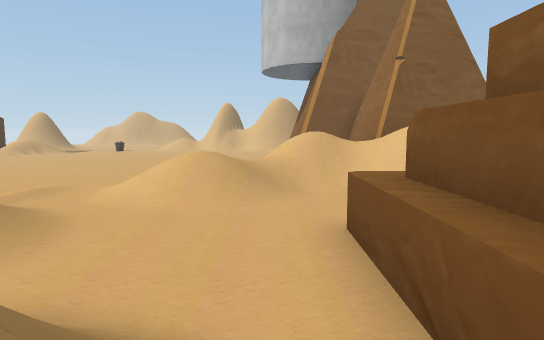
[1] (above)

22 first-person views from a walk through a scene from a Unity 3-D project. The camera is 1.3 m above the floor, tilts 6° down and sees 75° across. The floor is counted in squares, 2 m on a side. Each view is taken from the middle of a square. On the plan, view 1 faces up. The plan holds only what a view shows up to about 10 squares ahead; the rest is blank. The place goes on beyond the plan. The player character is not drawn. Some surface patterns are stand-ins.

[2]
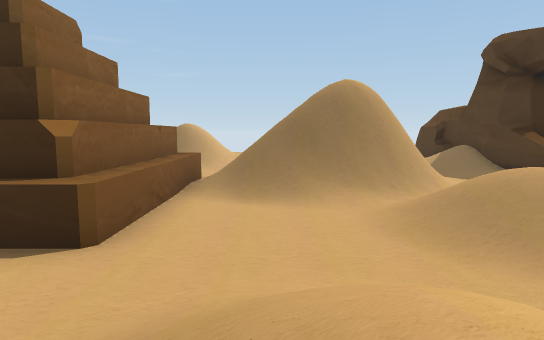

[3]
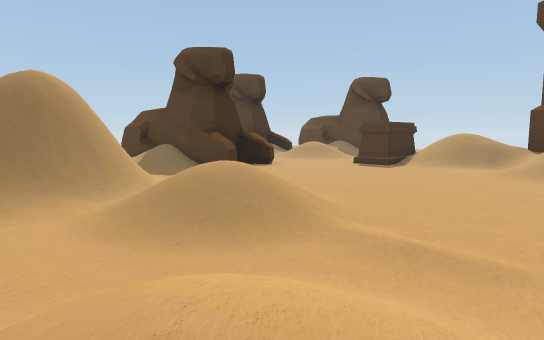

[4]
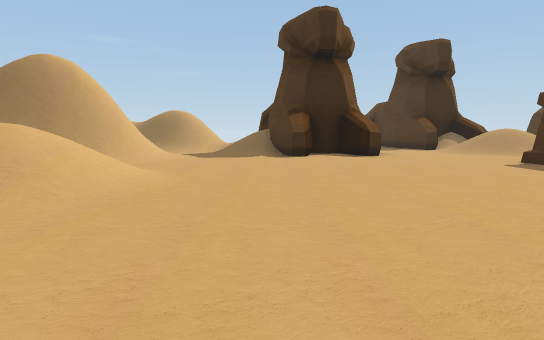

[5]
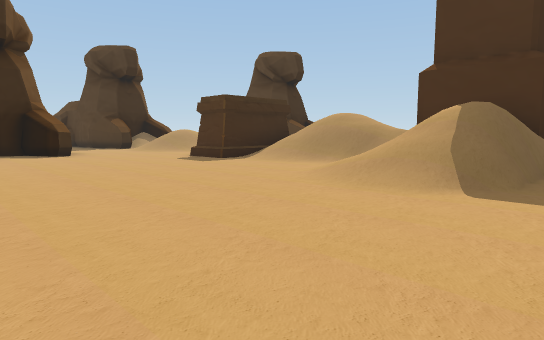

[6]
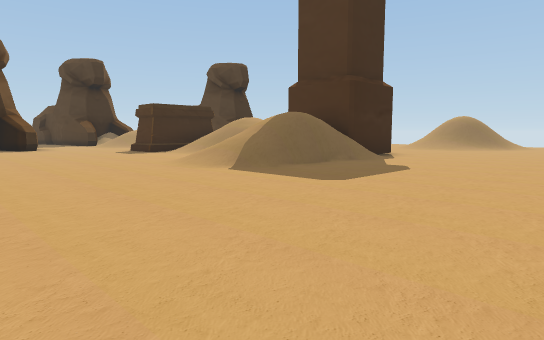

[7]
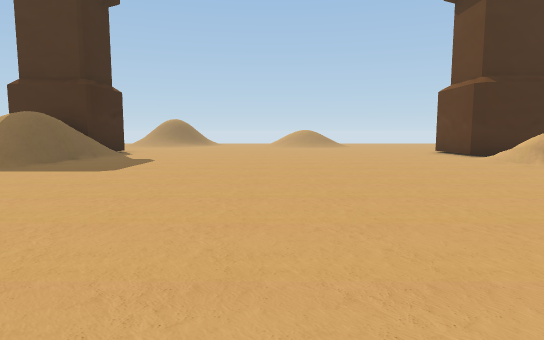

[8]
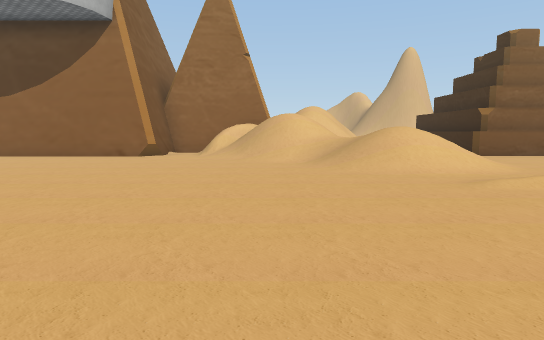

[9]
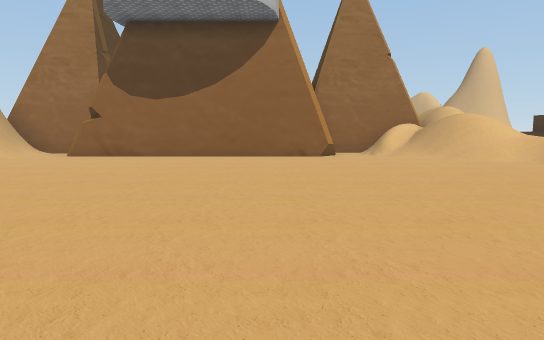

[10]
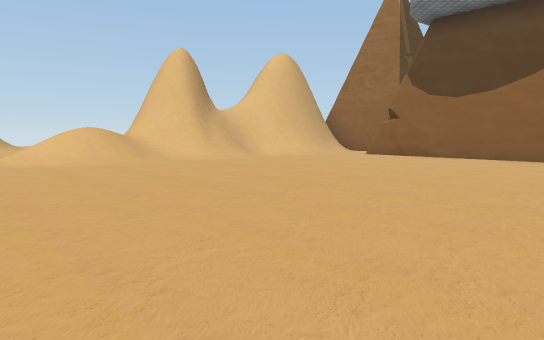

[11]
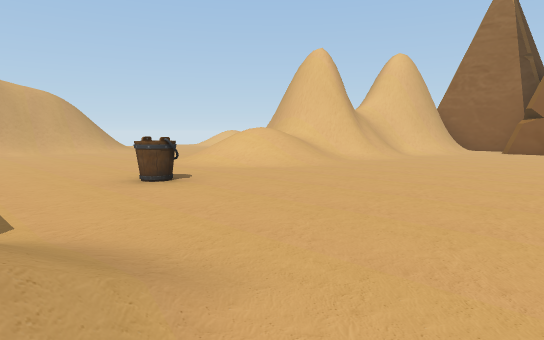

[12]
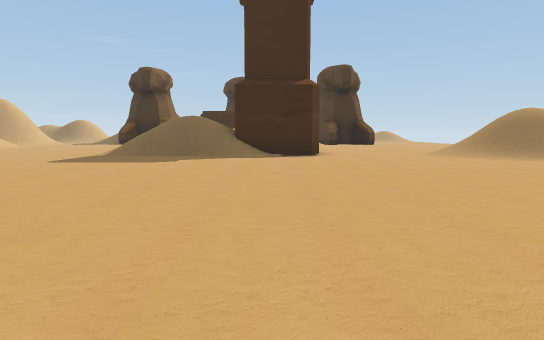

[13]
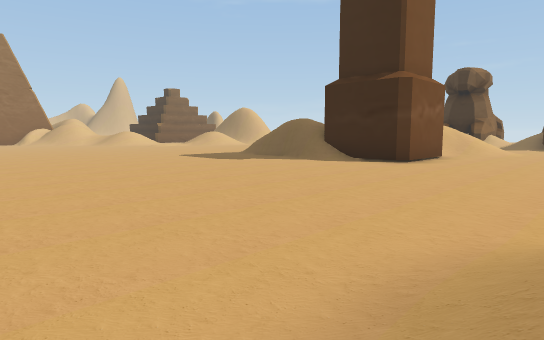

[14]
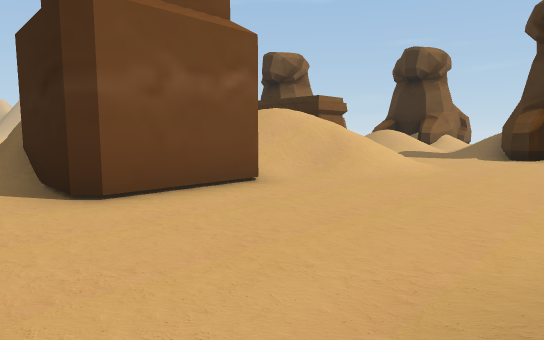

[15]
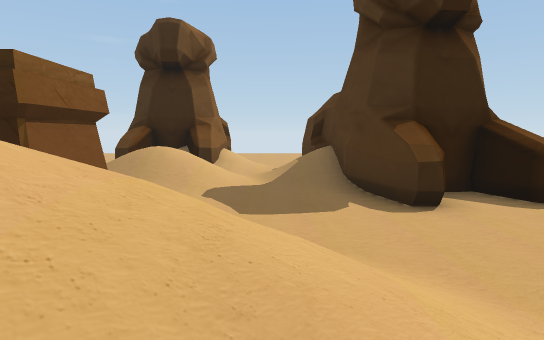

[16]
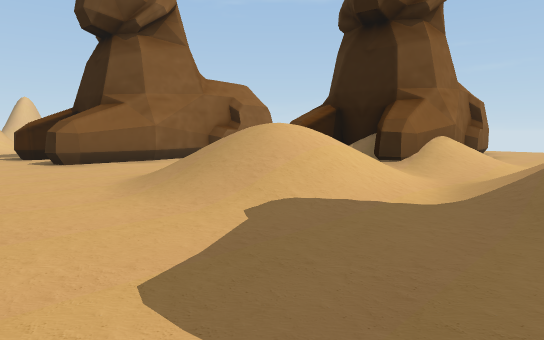

[17]
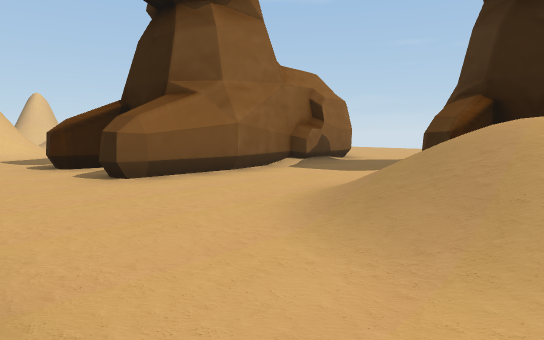

[18]
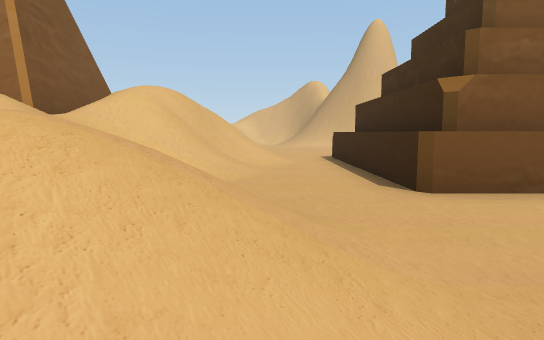

[19]
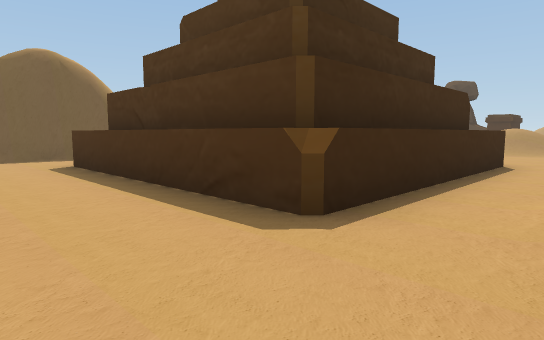

[20]
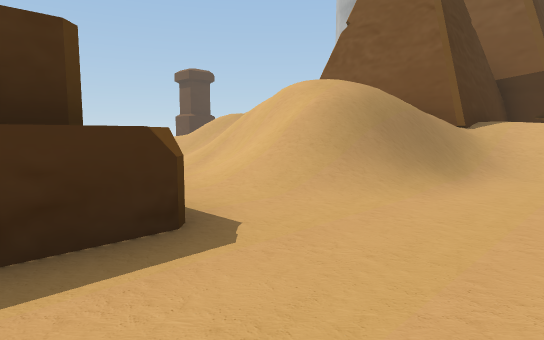

[21]
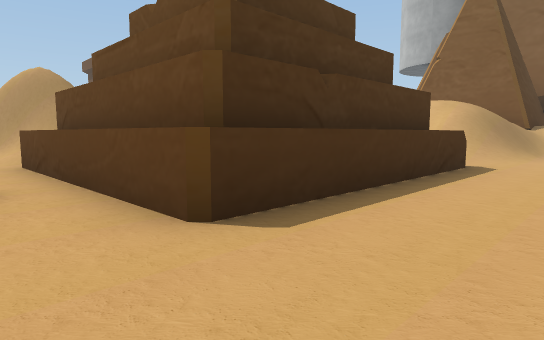

[22]
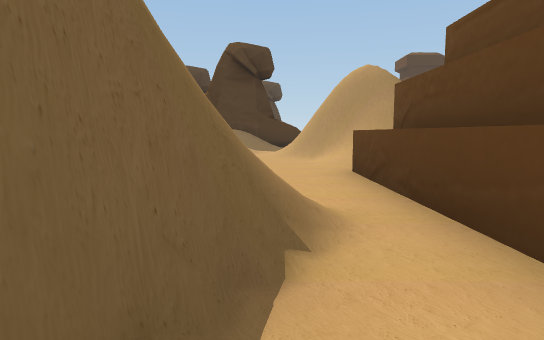

### Floor plan
Key: @ floor where view 1 was taken; # wall or solid block; . floor; / step, stairs or slope; = window, fence, low wall or low ledge; ^ raised ledge; v drop or lower ground; B bucket; O other object.
Columns run from 22 left of view 1 to 9 right of it. Each row starts with its distance up from view 1.
 25            ...// /#
 24            ...////##
 23            .B../////   #
 22           ........... //
 21           ..............
 20       #   /............#
 19       # ///............#
 18      ..................#
 17     ...................#
 16 /......................#
 15 /......................#
 14 /......................#     #
 13 /....................../     #
 12 ......................./     /
 11 ......................// #   //
 10 ...................../// ####//
  9 /.................../////// ///
  8 /...###vv=.........///////////.
  7 /...###////........///////////..
  6 ....###  //.....././///....///..
  5 ....////./......////............
  4  ..//////.......////...^#####^..
  3  ..//////.......////...^#   #^..
  2  ..//  //......./ ////.^    #^..
  1  .../ OOO.........###=/^    #^..
  0  .....///......../#v//@^    #^..
 -1 #.#............../#v#//^#####^..
 -2 #.#..///...#.#.../###//.........
 -3 ###/.////..###     /......///...
 -4   #////  ..#               ####
 -5   #//// /..#                vv
 -6   ##./^/#..#
 -7     ./###..##
 -8     ./#   ..#
 -9     ..#   ..#
-10     ..#
-11      .#

Where each view was taken, in squares from view 1:
view 1: 0 up, 0 right, facing up
view 2: 8 up, 1 left, facing down
view 3: 8 up, 1 left, facing down-left
view 4: 8 up, 8 left, facing down
view 5: 9 up, 8 left, facing down-left
view 6: 13 up, 8 left, facing down-left
view 7: 13 up, 6 left, facing left
view 8: 10 up, 9 left, facing right
view 9: 15 up, 9 left, facing right
view 10: 15 up, 9 left, facing up-right
view 11: 18 up, 12 left, facing up-right
view 12: 18 up, 17 left, facing down
view 13: 16 up, 22 left, facing down-right
view 14: 9 up, 22 left, facing down-right
view 15: 4 up, 18 left, facing down
view 16: 0 up, 19 left, facing down-right
view 17: 0 up, 16 left, facing down-right
view 18: 6 up, 3 left, facing right
view 19: 6 up, 9 right, facing down-left
view 20: 3 up, 9 right, facing up-left
view 21: 3 down, 9 right, facing up-left
view 22: 3 down, 7 right, facing left
